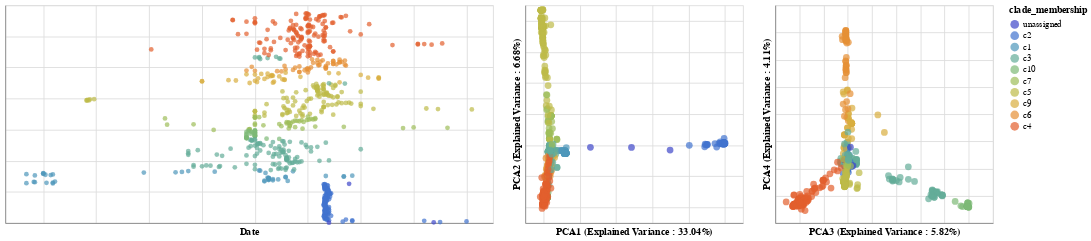

Write notebook code for a chart like this one.
### Code cell
list_of_chart = linking_tree_with_plots_brush(merged_pca_df,['pca1','pca2','pca3','pca4'],
                                         ['PCA1 (Explained Variance : {}%'.format(round(explained_variance_PCA[0]*100,2)) + ")",
                                          'PCA2 (Explained Variance : {}%'.format(round(explained_variance_PCA[1]*100,2)) + ")",
                                          'PCA3 (Explained Variance : {}%'.format(round(explained_variance_PCA[2]*100,2)) + ")",
                                          'PCA4 (Explained Variance : {}%'.format(round(explained_variance_PCA[3]*100,2)) + ")"],
                                         "clade_membership:N",['strain', "clade_membership"], domain, range_)
PCAFluBrush = list_of_chart[0]|list_of_chart[1]|list_of_chart[2]

PCAFluBrush
#PCAFluBrush.save("docs/PCA" + virus_name + "Brush.html")

### Figure 1 — Vega-Lite specification as saved in the notebook (floating-point values rounded to 4 significant figures; data arrays with more than 128 entries replaced by an {"elided": "..."} marker saying what was removed)
{"config": {"view": {"continuousWidth": 400, "continuousHeight": 300}}, "hconcat": [{"mark": "circle", "encoding": {"color": {"condition": {"type": "nominal", "field": "clade_membership", "scale": {"domain": ["unassigned", "c2", "c1", "c3", "c10", "c7", "c5", "c9", "c6", "c4"], "range": ["#3F47C9", "#4274CE", "#4F97BB", "#64AC99", "#7EB976", "#9EBE5A", "#BEBB48", "#D9AE3E", "#E69036", "#E35F2D", "#DB2823"]}, "selection": "selector007"}, "value": "gray"}, "tooltip": [{"type": "nominal", "field": "strain"}, {"type": "nominal", "field": "clade_membership"}], "x": {"type": "quantitative", "axis": {"labels": false, "ticks": false}, "field": "date", "scale": {"domain": [2014.0, 2018.0]}, "title": "Date"}, "y": {"type": "quantitative", "axis": {"labels": false, "ticks": false}, "field": "y", "title": ""}}, "height": 250, "selection": {"selector007": {"type": "interval", "resolve": "global"}}, "width": 560}, {"mark": {"type": "circle", "size": 60}, "encoding": {"color": {"condition": {"type": "nominal", "field": "clade_membership", "scale": {"domain": ["unassigned", "c2", "c1", "c3", "c10", "c7", "c5", "c9", "c6", "c4"], "range": ["#3F47C9", "#4274CE", "#4F97BB", "#64AC99", "#7EB976", "#9EBE5A", "#BEBB48", "#D9AE3E", "#E69036", "#E35F2D", "#DB2823"]}, "selection": "selector007"}, "value": "gray"}, "tooltip": [{"type": "nominal", "field": "strain"}, {"type": "nominal", "field": "clade_membership"}], "x": {"type": "quantitative", "axis": {"labels": false, "ticks": false}, "field": "pca1", "title": "PCA1 (Explained Variance : 33.04%)"}, "y": {"type": "quantitative", "axis": {"labels": false, "ticks": false}, "field": "pca2", "title": "PCA2 (Explained Variance : 6.68%)"}}, "height": 250, "selection": {"selector007": {"type": "interval", "resolve": "global"}}, "width": 250}, {"mark": {"type": "circle", "size": 60}, "encoding": {"color": {"condition": {"type": "nominal", "field": "clade_membership", "scale": {"domain": ["unassigned", "c2", "c1", "c3", "c10", "c7", "c5", "c9", "c6", "c4"], "range": ["#3F47C9", "#4274CE", "#4F97BB", "#64AC99", "#7EB976", "#9EBE5A", "#BEBB48", "#D9AE3E", "#E69036", "#E35F2D", "#DB2823"]}, "selection": "selector007"}, "value": "gray"}, "tooltip": [{"type": "nominal", "field": "strain"}, {"type": "nominal", "field": "clade_membership"}], "x": {"type": "quantitative", "axis": {"labels": false, "ticks": false}, "field": "pca3", "title": "PCA3 (Explained Variance : 5.82%)"}, "y": {"type": "quantitative", "axis": {"labels": false, "ticks": false}, "field": "pca4", "title": "PCA4 (Explained Variance : 4.11%)"}}, "height": 250, "selection": {"selector007": {"type": "interval", "resolve": "global"}}, "width": 250}], "data": {"name": "data-69cab1cc43c5ece8f3aaf9d7e02f6390"}, "$schema": "https://vega.github.io/schema/vega-lite/v4.8.1.json", "datasets": {"data-69cab1cc43c5ece8f3aaf9d7e02f6390": {"elided": "674 records"}}}
